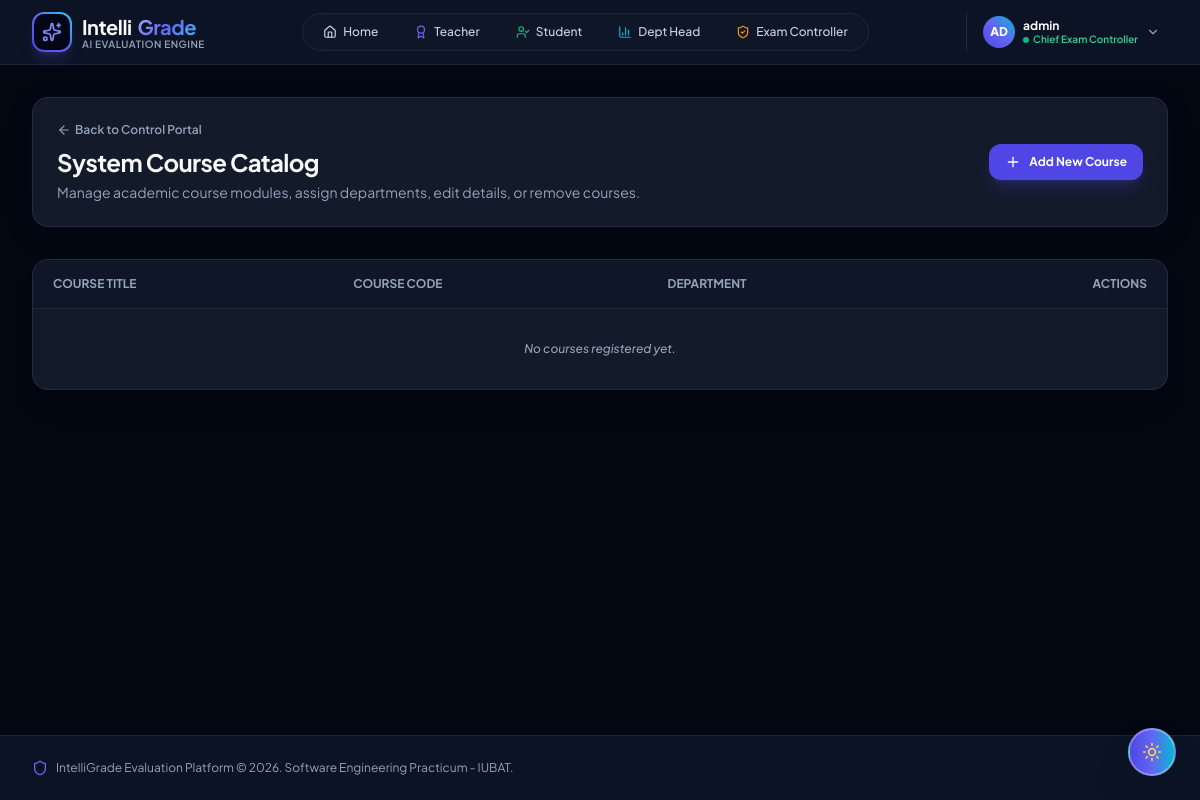
The app's page /controller/courses/ (signed in), older data.
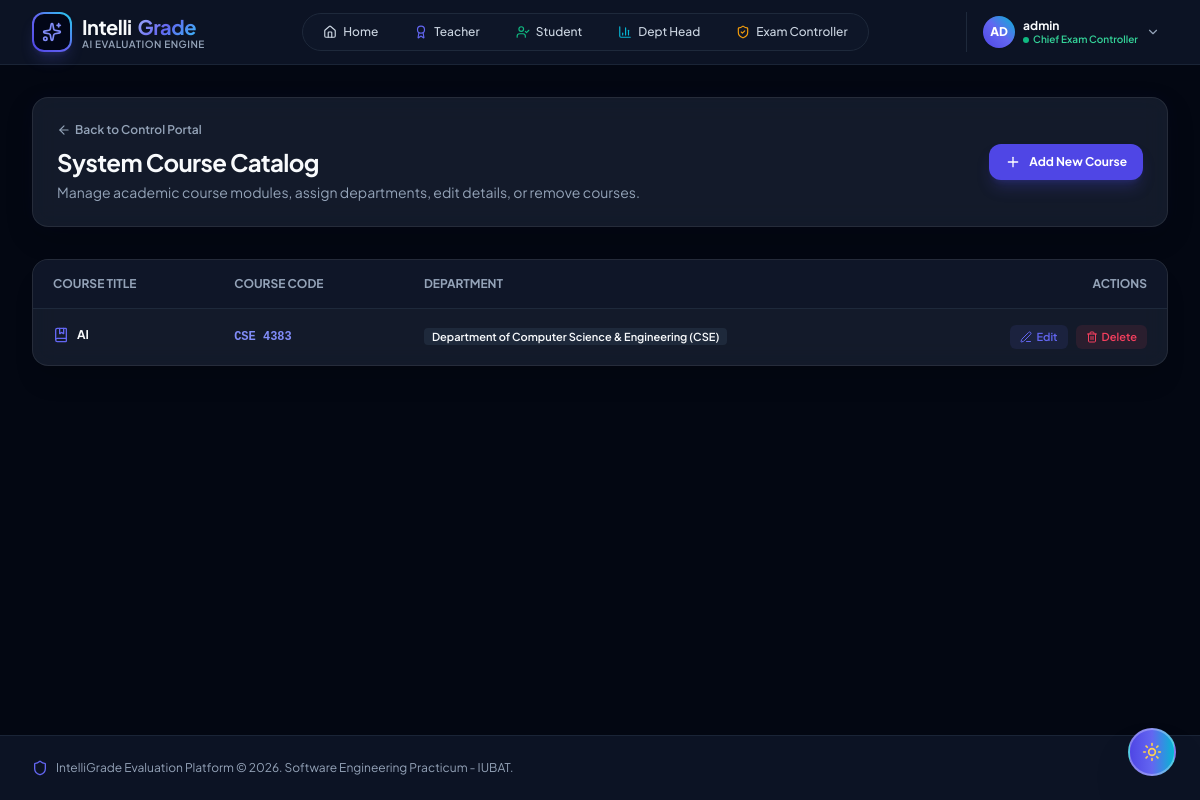
The same page, newer data.
### core/models.py (models this page shows, shortened)
class Course(models.Model):
    code = models.CharField(max_length=20, unique=True)
    title = models.CharField(max_length=200)
    department = models.ForeignKey(Department, on_delete=models.CASCADE, related_name='courses')
    instructors = models.ManyToManyField(User, related_name='assigned_courses', blank=True)
    created_at = models.DateTimeField(auto_now_add=True)

class Department(models.Model):
    name = models.CharField(max_length=150, unique=True)
    code = models.CharField(max_length=30, unique=True)
    school = models.ForeignKey(School, on_delete=models.SET_NULL, null=True, blank=True, related_name='departments')
    college = models.ForeignKey(College, on_delete=models.SET_NULL, null=True, blank=True, related_name='departments')
    is_active = models.BooleanField(default=True)
    created_at = models.DateTimeField(auto_now_add=True)

### core/views.py (the view)
# urls.py: path('controller/courses/', views.courses_list, name='courses_list'),
def courses_list(request):
    if not request.user.is_authenticated or not (request.user.is_superuser or (hasattr(request.user, 'profile') and request.user.profile.role == Profile.Role.ADMIN)):
        messages.error(request, "Access Denied: Restricted to Chief Exam Controller.")
        return redirect('landing_page')
    courses = Course.objects.select_related('department').all()
    return render(request, 'core/courses_list.html', {'courses': courses})

### core/templates/core/courses_list.html (shortened to what this page needs)
{% extends 'base.html' %}
{% block content %}
<div class="space-y-8">
    <div class="glass-card p-6 rounded-2xl flex flex-col md:flex-row md:items-center justify-between gap-4">
        <div>
            <div class="flex items-center gap-2 mb-2">
                <a href="{% url 'exam_controller_dashboard' %}" class="text-xs font-semibold theme-text-muted hover:theme-text-primary transition-colors flex items-center gap-1">
                    <i data-lucide="arrow-left" class="w-3.5 h-3.5"></i> Back to Control Portal
                </a>
            </div>
            <h1 class="text-2xl font-bold theme-text-primary tracking-tight">System Course Catalog</h1>
            <p class="theme-text-muted text-sm mt-1">Manage academic course modules, assign departments, edit details, or remove courses.</p>
        </div>
        <div class="flex items-center gap-3">
            <a href="{% url 'add_course' %}" class="px-4 py-2.5 bg-indigo-600 hover:bg-indigo-500 text-white text-xs font-bold rounded-xl shadow-lg shadow-indigo-600/25 transition-all flex items-center gap-2">
                <i data-lucide="plus" class="w-4 h-4"></i> Add New Course
            </a>
        </div>
    </div>
    <div class="glass-card rounded-2xl overflow-hidden shadow-xl">
        <table class="w-full text-left text-xs">
            <thead class="bg-slate-100 dark:bg-slate-900/90 theme-text-muted uppercase font-semibold border-b border-slate-200 dark:border-slate-800">
                <tr>
                    <th class="px-5 py-4">Course Title</th>
                    <th class="px-5 py-4">Course Code</th>
                    <th class="px-5 py-4">Department</th>
                    <th class="px-5 py-4 text-right">Actions</th>
                </tr>
            </thead>
            <tbody class="divide-y divide-slate-200 dark:divide-slate-800/60 theme-text-secondary font-medium">
                {% for course in courses %}
                <tr class="hover:bg-slate-100/50 dark:hover:bg-slate-900/50 transition-colors">
                    <td class="px-5 py-4 font-bold theme-text-primary flex items-center gap-2">
                        <i data-lucide="book-marked" class="w-4 h-4 text-indigo-500"></i>
                        <span>{{ course.title }}</span>
                    </td>
                    <td class="px-5 py-4 font-mono text-indigo-600 dark:text-indigo-400 font-bold">{{ course.code }}</td>
                    <td class="px-5 py-4">
                        {% if course.department %}
                        <span class="px-2 py-0.5 rounded bg-slate-200 dark:bg-slate-800 theme-text-primary text-[11px] font-semibold">{{ course.department.name }} ({{ course.department.code }})</span>
                        {% else %}
                        <span class="text-slate-400 italic">Unassigned</span>
                        {% endif %}
                    </td>
                    <td class="px-5 py-4 text-right flex items-center justify-end gap-2">
                        <a href="{% url 'edit_course' course.id %}" class="px-2.5 py-1 bg-indigo-500/10 text-indigo-500 hover:bg-indigo-500/20 rounded-md font-semibold text-[11px] flex items-center gap-1">
                            <i data-lucide="edit-3" class="w-3 h-3"></i> Edit
                        </a>
                        <a href="{% url 'delete_course' course.id %}" onclick="return confirm('Are you sure you want to delete Course \'{{ course.title }}\'?');" class="px-2.5 py-1 bg-rose-500/10 text-rose-500 hover:bg-rose-500/20 rounded-md font-semibold text-[11px] flex items-center gap-1">
                            <i data-lucide="trash-2" class="w-3 h-3"></i> Delete
                        </a>
                    </td>
                </tr>
                {% empty %}
                <tr>
                    <td colspan="4" class="px-5 py-8 text-center theme-text-muted italic">No courses registered yet.</td>
                </tr>
                {% endfor %}
            </tbody>
        </table>
    </div>
</div>
{% endblock %}

Row changes from the older to the newer data that the page shows:
added Course: title "AI", code "CSE 4383", department.name "Department of Computer Science & Engineering", department.code "CSE"
Text that changed along with them:
text no longer shown: "No courses registered yet."
